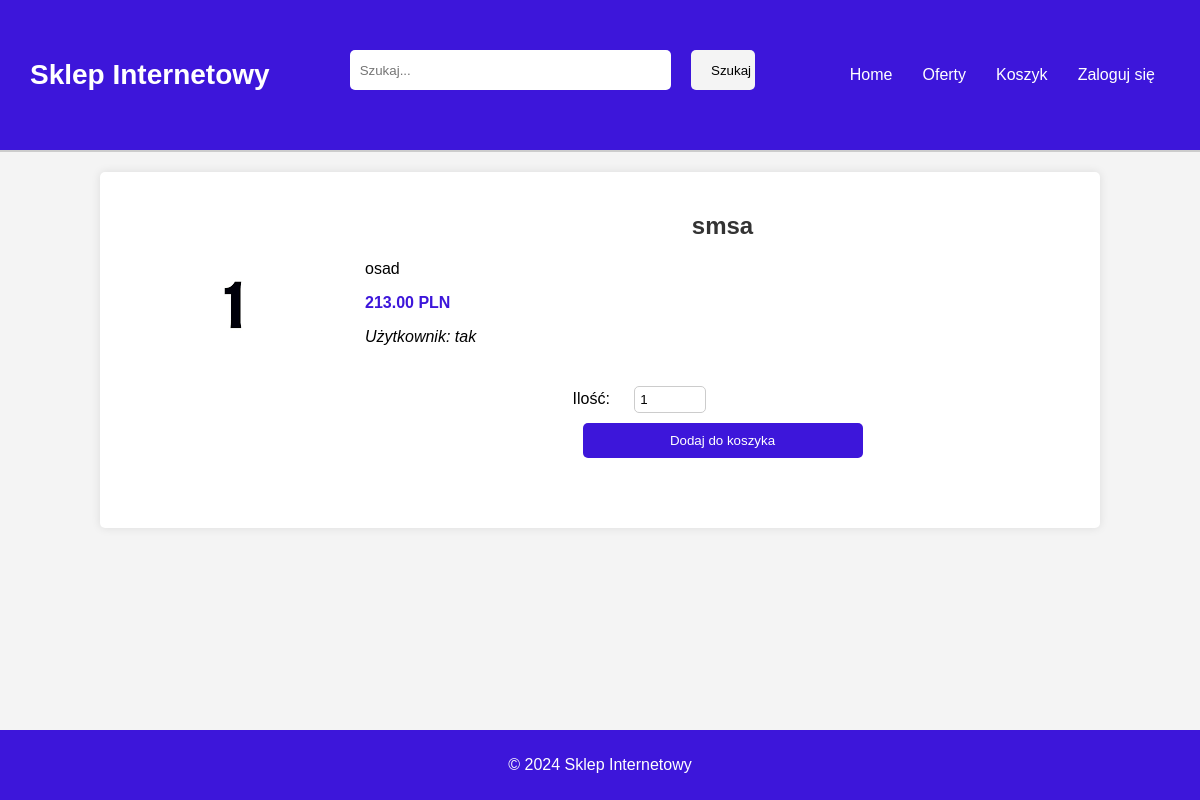
The app's page /pages/offer_details.php?id=6688445318a1a with its own data.
### tables this page shows
CREATE TABLE `offers` (
  `id` varchar(50) NOT NULL,
  `user_id` varchar(50) DEFAULT NULL,
  `title` varchar(100) NOT NULL,
  `description` text NOT NULL,
  `price` decimal(10,2) NOT NULL,
  `image` varchar(255) DEFAULT NULL
);

CREATE TABLE `users` (
  `id` varchar(50) NOT NULL,
  `user_name` varchar(50) NOT NULL,
  `password` varchar(255) NOT NULL,
  `email` varchar(50) NOT NULL,
  `nick` varchar(50) NOT NULL,
  `user_surname` varchar(50) NOT NULL,
  `phone` varchar(15) NOT NULL
);

### pages/offer_details.php (the view, shortened to what this page needs)
<?php
include("../config/db.php");
include("../templates/header.php");
$offer_id = $_GET['id'] ?? '';
$stmt = $conn->prepare("SELECT offers.*, users.user_name FROM offers JOIN users ON offers.user_id = users.id WHERE offers.id = ?");
$stmt->bind_param('s', $offer_id);
$stmt->execute();
$result = $stmt->get_result();
if ($row = $result->fetch_assoc()) {
    $offer = $row;
} else {
    echo "Oferta nie istnieje.";
    exit();
}
?>
<div class="offer-details-page">
    <?php if (!empty($offer['image'])): ?>
        <img src="../uploads/<?php echo htmlspecialchars($offer['image']); ?>" alt="<?php echo htmlspecialchars($offer['title']); ?>">
    <?php endif; ?>
    <div class="offer-description">
        <h2><?php echo htmlspecialchars($offer['title']); ?></h2>
        <p><?php echo htmlspecialchars($offer['description']); ?></p>
        <p class="price"><?php echo htmlspecialchars($offer['price']); ?> PLN</p>
        <p class="user-nick">Użytkownik: <?php echo htmlspecialchars($offer['user_name']); ?></p>
        <form action="add_to_cart.php" method="post" class="add-to-cart-form">
            <label for="quantity">Ilość:</label>
            <input type="number" name="quantity" id="quantity" value="1" min="1" required>
            <input type="submit" value="Dodaj do koszyka">
        </form>
    </div>
</div>
<?php
include("../templates/footer.php");
?>

### css/style.css (style rules this page uses)
body { font-family: Arial, sans-serif; margin: 0; padding: 0; background-color: #f4f4f4; }
h2 { color: #333; text-align: center; }
form { width: 300px; margin: 20px auto; padding: 20px; border: 1px solid #ccc; border: none; border-radius: 5px; background-color: white; }
form label { display: block; margin-bottom: 5px; }
form input, form textarea { width: calc(100% - 20px); margin-bottom: 10px; padding: 8px; border: 1px solid #ccc; border-radius: 5px; margin-left: 10px; margin-right: 10px; }
.offer-details-page { width: 80%; margin: 20px auto; background-color: white; padding: 20px; border-radius: 5px; box-shadow: 0 0 10px rgba(0, 0, 0, 0.1); display: flex; align-items: flex-start; gap: 20px; }
.offer-details-page img { max-width: 300px; max-height: 300px; border-radius: 5px; }
.offer-description { flex: 1; text-align: left; }
.offer-description .price { font-weight: bold; color: #3d16da; }
.offer-description .user-nick { font-style: italic; }
.add-to-cart-form { margin-top: 20px; border: none; }
.add-to-cart-form input[type="submit"] { padding: 10px 20px; background-color: #3d16da; color: white; border: none; cursor: pointer; outline: none; }
.add-to-cart-form label { display: inline-block; margin-right: 10px; }
.add-to-cart-form input[type="number"] { width: 60px; margin-right: 10px; padding: 5px; border: 1px solid #ccc; border-radius: 5px; }
.add-to-cart-form input[type="submit"] { padding: 10px 20px; background-color: #3d16da; color: white; border: none; border-radius: 5px; cursor: pointer; outline: none; }

### records on screen
offers: image (picture), title "smsa", description "osad", price "213.00", user.user_name "tak"
